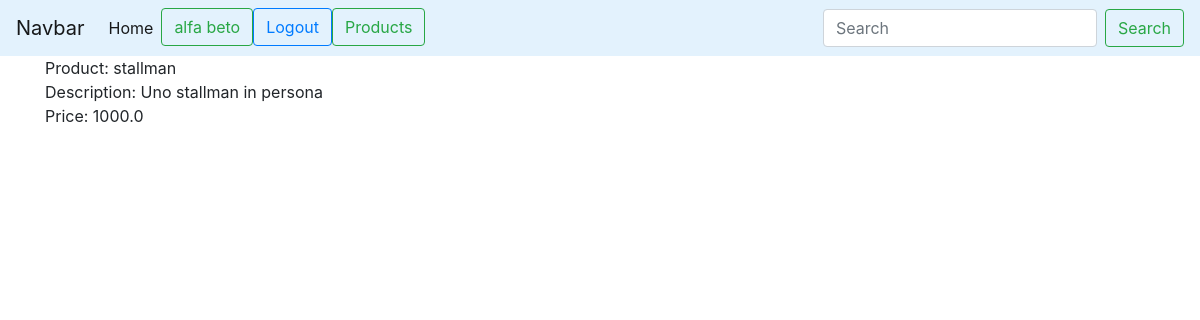
/product/management/1/detail (signed in), run on the app's committed database.
### user_management/models.py (models this page shows, shortened)
class CustomUser(AbstractBaseUser):
    email = models.EmailField(verbose_name="email", max_length=70, unique=True)
    username = models.CharField(max_length=30, unique=True)
    image = models.ImageField(upload_to='profile_image', default='/None/default_picture.png')
    date_joined = models.DateTimeField(verbose_name='date joined', auto_now_add=True)
    last_login = models.DateTimeField(verbose_name='last login', auto_now=True)
    is_admin = models.BooleanField(default=False)
    is_active = models.BooleanField(default=True)
    is_staff = models.BooleanField(default=False)
    is_superuser = models.BooleanField(default=False)
    first_name = models.CharField(max_length=30, default=None)
    last_name = models.CharField(max_length=30, default=None)
    is_vendor= models.BooleanField(default=False)
    USERNAME_FIELD = 'email'
    REQUIRED_FIELDS = ['username', 'first_name', 'last_name']  # required field other than email
    objects = CustomAccountManager()

### product_management/models.py (models this page shows, shortened)
class Product(models.Model):
    name = models.CharField(max_length=50)
    image = models.ImageField(upload_to='product_images/')
    price = models.FloatField()
    discount = models.FloatField(default=0)
    description = models.TextField(max_length=2000)
    available = models.BooleanField(default=False)
    quantity = models.PositiveIntegerField(default=1)
    producer = models.ForeignKey(CustomUser, on_delete=models.CASCADE)
    category = models.ForeignKey(MyCategory,on_delete=models.PROTECT)

### product_management/views.py (the view)
# urls.py: path('management/<int:pk>/detail', views.ProductDetail.as_view(), name='product_detail'),
class ProductDetail(DetailView):
    model = Product
    template_name = 'product_setting/detail.html'
    def get_queryset(self, *args, **kwargs):
        return Product.objects.filter(producer=self.kwargs['pk'])

### product_management/templates/product_setting/detail.html (shortened to what this page needs)
{% extends 'base.html' %}
{% load static %}
{% block content %}
    <div class="container">
        {% if not request.user.is_vendor %}
            <p>
                Your user cannot see these informations >:C
            <a href = '{% url 'home' %}'> Home</a>
            </p>
        {% else %}
                <p>
                    Product:  {{ product.name }} <br>
                    Description: {{ product.description }} </br>
                    Price: {{ product.price }}
                </p>
        {% endif %}
{% endblock %}

### templates/base.html (shortened to what this page needs)
<!doctype html>
<html lang="en">
  <head>
    <link rel="stylesheet" href="https://maxcdn.bootstrapcdn.com/bootstrap/4.0.0/css/bootstrap.min.css">
  </head>
  <body>
    <nav class="navbar navbar-expand-lg navbar-light " style="background-color: #e3f2fd;">
        <a class="navbar-brand" href="#">Navbar</a>
        <div class="collapse navbar-collapse" id="navbarSupportedContent">
            <ul class="navbar-nav mr-auto">
                <li class="nav-item active">
                    <a class="nav-link" href="{% url 'home' %}">Home </a>
                </li>
                {% if not request.user.is_authenticated %}
                    <li>
                        <a  class="btn btn-outline-success"  href="{% url 'user_management:login' %}">
                            Login
                        </a>
                    </li>
                    <li>
                        <a type="button" class="btn btn-outline-primary" href="{% url 'user_management:signup' %}">
                            Register
                        </a>
                    </li>
                {%else %}
                    <li>
                    <a  class="btn btn-outline-success"  href=" {% url 'user_management:account' %}">
                        {{ user.first_name }} {{ user.last_name }}
                    </a>
                    </li>
                    <li>
                        <a type="button" class="btn btn-outline-primary" href="{% url 'user_management:logout' %}">
                            Logout
                        </a>
                    </li>
                    {% if user.is_vendor  %}
                        <li>
                            <a  class="btn btn-outline-success"  href=" {% url 'product_management:product_management' user.id %}">
                                Products
                            </a>
                        </li>
                    {% endif %}
                {% endif %}
            </ul>
            <form class="form-inline my-2 my-lg-0">
                <input class="form-control mr-sm-2" type="search" placeholder="Search" aria-label="Search">
                <button class="btn btn-outline-success my-2 my-sm-0" type="submit">Search</button>
            </form>
          </div>
    </nav>
    {% block content %}
    {% endblock %}
  </body>
</html>

### data on the page
CustomUser: first_name "alfa", last_name "beto"
Product: name "stallman", description "Uno stallman in persona", price "1000.0"
